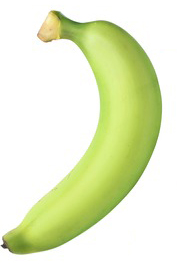
#> input picture term2_2/image_test/green.jpg, 177 x 266 px, found by its file name
$ python 5blue_histogram.py
#> lines starting #> are read from the running program, lines starting #| are printed output that depends on the picture
import numpy as np
import cv2
from matplotlib import pyplot as plt
print("My ID is:4010323")
img = cv2.imread("green.jpg")
#> img is the input picture: shape (266, 177, 3); mean B, G, R 199.7, 237.6, 229.3
color = ('b','g','r')
#cv2.imshow('Original',img)

imSize=img.shape
#> imSize = (266, 177, 3)
width =imSize[0]
#> width = 266
high =imSize[1]
#> high = 177
hisBlue = np.zeros(256)

for i in range(width):
    for j in range(high):
        hisBlue[img[i,j,0]]=hisBlue[img[i,j,0]]+1
#> after the loop, hisBlue = 256 values, max 25553 at index 255, min 0 at index 0, mean 183.9

plt.figure('Blue Histogram')
plt.plot(hisBlue)
plt.xlim([0,250])
plt.ylim([0,1000])

plt.show()
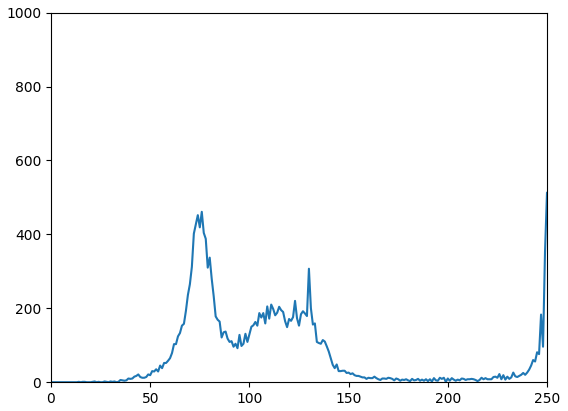
#> figure drawn by matplotlib, 1 panel; curve peaks at x = 255, y = 25553

#> (the run stopped early here; a loop or call above may not have finished)

$ run again, with term2_2/image_test/banana.jpg copied over term2_2/image_test/green.jpg
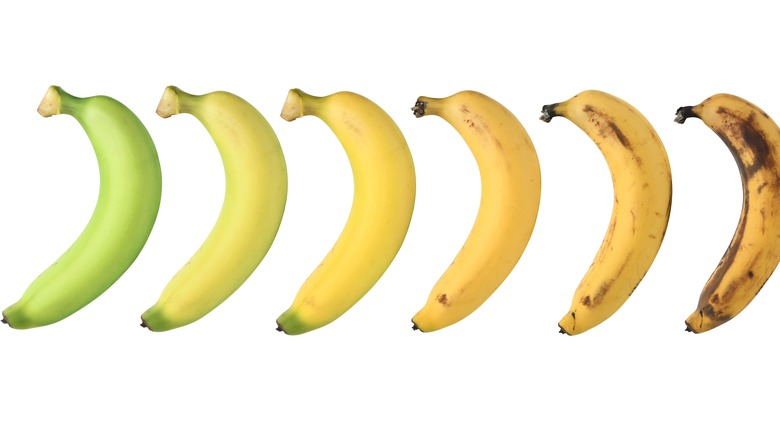
#> input picture term2_2/image_test/banana.jpg, 780 x 438 px, found by its file name
#> img is the input picture: shape (438, 780, 3); mean B, G, R 209.8, 236.7, 243.2
#> after the loop `for i in range(width):`: hisBlue = 256 values, max 228937 at index 255, min 0 at index 1, mean 1334.5
#> `plt.show()`:
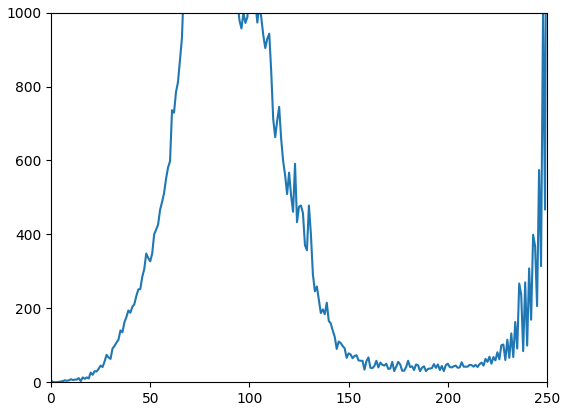
#> figure drawn by matplotlib, 1 panel; curve peaks at x = 255, y = 228937

$ run again, with term2_2/image_test/cat1.jpg copied over term2_2/image_test/green.jpg
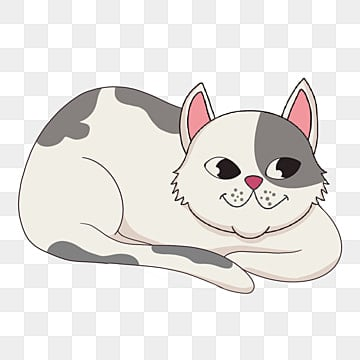
#> input picture term2_2/image_test/cat1.jpg, 360 x 360 px, found by its file name
#> img is the input picture: shape (360, 360, 3); mean B, G, R 226.6, 229.3, 231.8
#> after the loop `for i in range(width):`: hisBlue = 256 values, max 37672 at index 255, min 11 at index 1, mean 506.2
#> `plt.show()`:
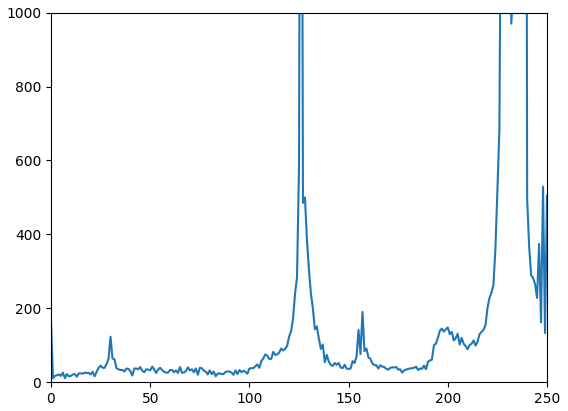
#> figure drawn by matplotlib, 1 panel; curve peaks at x = 255, y = 37672
